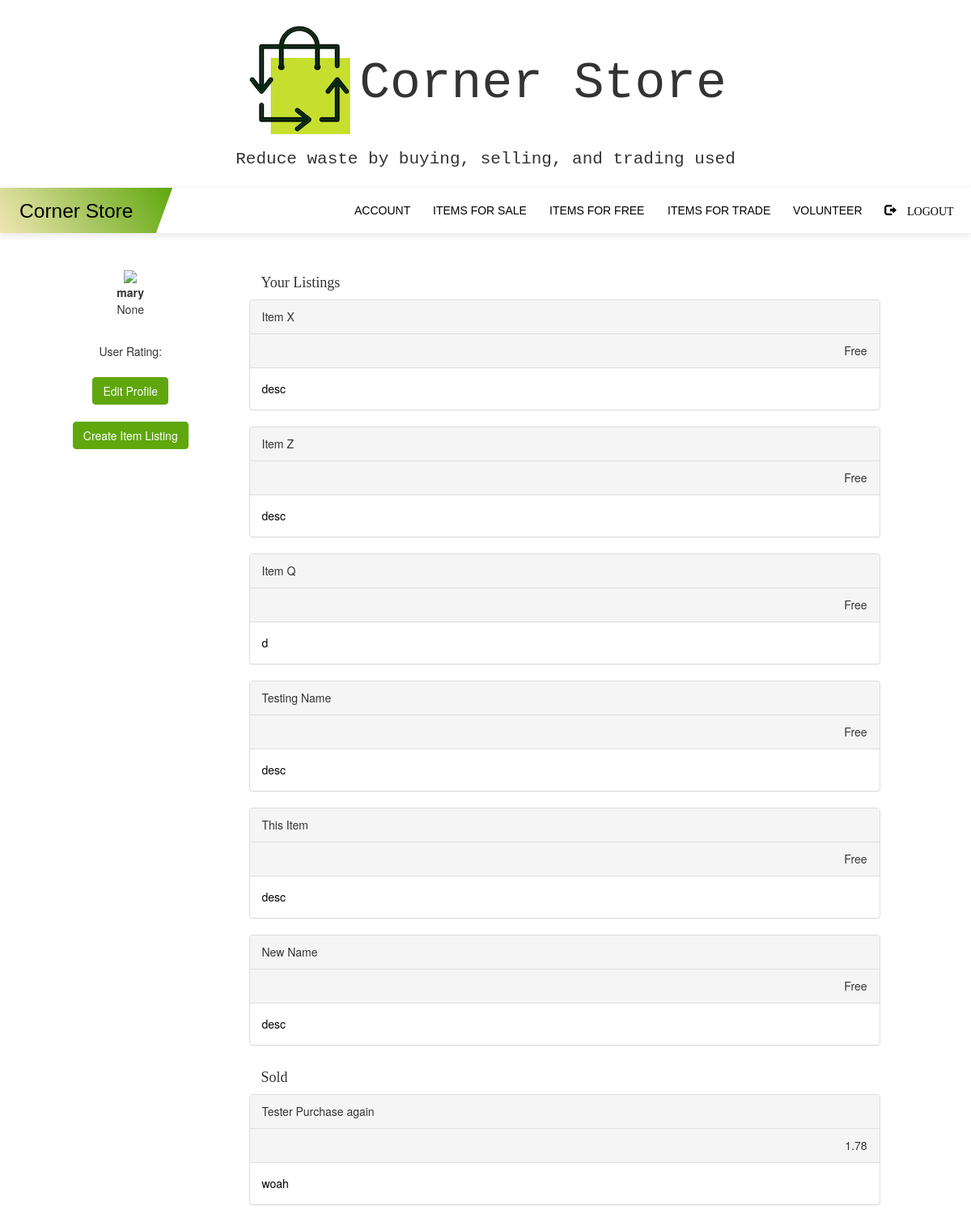
Page /profile (signed in) on the committed database.
### myapp/models.py (models this page shows, shortened)
class User(UserMixin, db.Model):
    __tablename__ = 'users'
    id = db.Column(db.Integer, primary_key=True)
    username = db.Column(db.String(64), unique=True, index=True)
    email = db.Column(db.String(128), unique=True)
    password = db.Column(db.String(128))
    admin = db.Column(db.String(10))
    agency = db.Column(db.String(10))
    profile = db.relationship('Profile', backref='users', lazy='dynamic')
    listings = db.relationship('Listing', backref='users', lazy='dynamic')
    volunteer = db.relationship('Volunteer', backref='users', lazy='dynamic')
    bevolunteer = db.relationship('BeVolunteer', backref='users', lazy='dynamic')
    report = db.relationship('Report', backref='users', lazy='dynamic')

class Listing(db.Model):
    id = db.Column(db.Integer, primary_key=True)
    image_file = db.Column(db.String(20),nullable=False,default='default.jpg')
    name = db.Column(db.String(64))
    description = db.Column(db.String(512))
    location = db.Column(db.Integer)
    agency = db.Column(db.String(128))
    warehouse = db.Column(db.Boolean, default=False)
    free = db.Column(db.Boolean, default=False)
    price = db.Column(db.Float, default=0.00)
    trade = db.Column(db.Boolean, default=False)
    user_id = db.Column(db.Integer, db.ForeignKey('users.id'))
    status = db.Column(db.String, default='For Sale')

### myapp/routes.py (the view)
@myapp_obj.route("/profile")
@login_required
def profile():
    username = current_user.username
    user_id = current_user.id
    agency = current_user.agency
    admin = current_user.admin
    if agency == 'True':
        return redirect('/agencyprofile')
    if admin == 'True':
        return redirect('/adminprofile')
    listings = Listing.query.filter(Listing.user_id==user_id)
    count = Listing.query.filter(Listing.user_id==user_id).count()
    sold = Listing.query.filter(Listing.user_id==user_id and Listing.status=='Sold').count()
    return render_template('profile.html', username = username, agency=agency, listings=listings, count=count, sold=sold)

### myapp/models.py (called while the page is built)
@login.user_loader
def load_user(id):
    return User.query.get(int(id))

### myapp/templates/profile.html (shortened to what this page needs)
{% extends "base.html" %}
{% block content %}
<br><br>
<div class="container rounded bg-white mt-5 mb-5">
    <div class="row">
        <div class="col-md-3 border-right">
            <div class="d-flex flex-column align-items-center text-center p-3 py-5">
                <img class="rounded-circle mt-5" width="150px" src="https://st3.depositphotos.com/15648834/17930/v/600/depositphotos_179308454-stock-illustration-unknown-person-silhouette-glasses-profile.jpg">
                <br> <center><strong><span class="font-weight-bold"> {{ username }}</span></strong>
                   <p> {{ agency }}</p>
                <br><span> User Rating: </span> <br><br>
                <span><a href="/editprofile"> <button type="button" class="btn btn-primary">Edit Profile</button> </a></span><br><br>
                <span><a href="/createlisting"><button type="button" class="btn btn-primary">Create Item Listing</button></a></span>
            </center>
            </div>
        </div>
        <div class="col-md-8 border-right">
            <div class="p-3 py-5">
                <h4 style='font-family: Monaco;'>Your Listings</h4>
                <div class="row mt-2">
                  {% if count > 0 %}
                    {% for i in listings %}
                        {% if i.status == 'For Sale' %}
                        <a href="/managelistings/{{i.id}}">
                        <div class="panel panel-default">
                          <div class="panel-heading">
                            <div class="col">{{ i.name }}</div>
                        </div>
                        <div class="panel-heading">
                                <div class='col', style="text-align:right">
                            {% if i.price==0.00 %}
                                Free
                            {% else %}
                                {{i.price }}
                            {% endif %}
                        </div>
                    </div>
                          <div class="panel-body">
                            {{ i.description }} </div>
                        </div>
                    </a>
                        {% endif %}
                    {% endfor %}
                    {% else %}
                    <div class='well'>
                    <p> None </p>
                  </div>
                    {% endif %}
                  </div>
                    <div class="p-3 py-5">
                    <h4 style='font-family: Monaco;'>Sold</h4>
                    <div class="row mt-2">
                    {% if sold > 0 %}
                    {% for i in listings %}
                        {% if i.status == 'Sold' %}
                        <a href="/managelistings/{{i.id}}">
                        <div class="panel panel-default">
                          <div class="panel-heading">
                            <div class="col">{{ i.name }}</div>
                        </div>
                        <div class="panel-heading">
                                <div class='col', style="text-align:right">
                            {% if i.price==0.00 %}
                                Free
                            {% else %}
                                {{i.price }}
                            {% endif %}
                        </div>
                    </div>
                          <div class="panel-body">
                            {{ i.description }} </div>
                        </div>
                    </a>
                        {% endif %}
                    {% endfor %}
                    {% else %}
                    <div class='well'>
                    <p> None </p>
                  </div>
                    {% endif %}
                </div>
            </div>
        </div>
    </div>
</div>
</div>
</div>
{% endblock %}

### myapp/static/nav.css (style rules this page uses)
button { background: none; box-shadow: none; border: none; cursor: pointer; }
html { scroll-behavior: smooth; }
body { line-height: 1.5em; padding: 0; margin: 0; }
a:link, a:visited, a:active { text-decoration: none; color: black; }
.btn-primary { color: #fff; background-color: #5fa70d; border-color: #5fa70d; }

### myapp/templates/base.html (style rules this page uses)
img { max-width: 100%; max-height: 100%; }

### rows in the picture
User: username "mary"
Listing: name "Item X", price "Free", description "desc"
Listing: name "Item Z", price "Free", description "desc"
Listing: name "Item Q", price "Free", description "d"
Listing: name "Testing Name", price "Free", description "desc"
Listing: name "This Item", price "Free", description "desc"
Listing: name "New Name", price "Free", description "desc"
Listing: name "Tester Purchase again", price "1.78", description "woah"

### other values in the picture
{{ agency }} "None"
